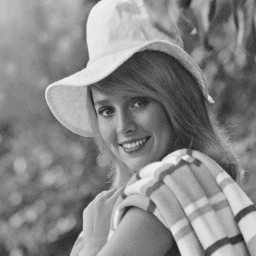
#> input picture images/elaine.png, 256 x 256 px
$ python pca_script.py
#> lines starting #> are read from the running program, lines starting #| are printed output that depends on the picture; long printed decimals are rounded
### utils.py
import matplotlib.pyplot as plt
import numpy as np
from PIL import Image

def load_image(image_path):
#> called with image_path = 'images/elaine.png'
    image = Image.open(image_path).convert('L')
#> image is the input picture: PIL image 256x256 L; min 22, max 242, mean 136.4
#| Image shape: (256, 256)
#| Image dtype: float32
#| Image size: 65536
#| Image min: 0.08627
#| Image max: 0.949
#| Image mean: 0.5347
#| Image std: 0.1788
    return np.array(image)


def blockify(image, h, w):
#> called with h = 8, w = 8
    H, W = image.shape[:2]
#> H = 256; W = 256
    assert H % h == 0 and W % w == 0, "Image dimensions must be divisible by block size"

    num_blocks_y = H // h
#> num_blocks_y = 32
    num_blocks_x = W // w
#> num_blocks_x = 32

    # reshape and swap axes to extract blocks
    blocks = image.reshape(num_blocks_y, h, num_blocks_x, w).swapaxes(1, 2)

    return blocks


def mean_center(X):
    mean_vector = np.mean(X, axis=0)  # shape (64,)
    centered_X = X - mean_vector
    return centered_X, mean_vector


# [102 lines left out: functions visualize_components, encode_blocks, show_original_vs_reconstructed, check_component_properties, reconstruct_image, reconstruct_blocks, not called in this run]

def reshape_blocks(flat_blocks):
    # reshape from (1024, 64) to (32, 32, 8, 8)
    return flat_blocks.reshape(32, 32, 8, 8)


def blocks_to_image(blocks_4d):
    # from (32, 32, 8, 8) to (256, 256)
    return blocks_4d.transpose(0, 2, 1, 3).reshape(256, 256)


# [67 lines left out: functions plot_pca_eigenvalues, visualize_component_coefficients, reconstruct_with_first_k_components, not called in this run]

### GHA.py
import numpy as np

class GHA:
    def __init__(self, input_dim, num_components):
        self.m = input_dim
        self.l = num_components
        self.W = np.random.randn(self.l, self.m) * 0.01
        self.W -= np.mean(self.W, axis=1, keepdims=True)

    # [21 lines left out: function train_parallel, not called in this run]


    def train_sequential(self, X, epochs_per_component=100, lr_s=0.001, lr_f=0.0001):
        components = []
        residual = X.copy()

        for i in range(self.l):
            if i % 2 == 0:
                print(f"- Sequential training: component {i+1}/{self.l}")


            gha_1 = GHA(input_dim=self.m, num_components=1)
            gha_1._train_one_component(residual, epochs_per_component, lr_s, lr_f)
            w = gha_1.get_components()[0]
            components.append(w)

            # deflation
            projections = residual @ w
            residual -= np.outer(projections, w)

        self.W = np.vstack(components)
        self.W /= np.linalg.norm(self.W, axis=1, keepdims=True)

    def _train_one_component(self, X, epochs=100, lr_s=0.001, lr_f=0.0001):
        for epoch in range(epochs):

            if epoch % 100 == 0:
                print(f"- Epoch {epoch}/{epochs}")

            np.random.shuffle(X)

            lr = lr_s * ((lr_f / lr_s) ** (epoch / epochs-1))

            for x in X:
                x = x.reshape(-1, 1)
                y = self.W @ x
                delta_W = lr * y * (x.T - y * self.W)
                self.W += delta_W

            if np.any(np.isnan(self.W)):
                print(f"NaNs detected at epoch {epoch}, stopping.")
                break


    def get_components(self):
        return self.W.copy()

### pca_script.py
# %%
import numpy as np
import matplotlib.pyplot as plt
from GHA import GHA
from utils import *
np.random.seed(24)

# %%
image = load_image('images/elaine.png')
image = image.astype(np.float32) / 255.0

print("Image shape:", image.shape)
print("Image dtype:", image.dtype)
print("Image size:", image.size)
print("Image min:", image.min())
print("Image max:", image.max())
print("Image mean:", image.mean())
print("Image std:", image.std())

plt.imshow(image, cmap='gray')
plt.title(f'Original image')
plt.axis('off')
plt.show()

# %%
blocks = blockify(image, 8, 8)
flattened_blocks = blocks.reshape(-1, 8*8)
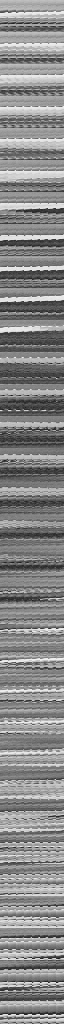
#> flattened_blocks: shape (1024, 64) float32; min 0.0863, max 0.949, mean 0.535
print("Flattened blocks shape:", flattened_blocks.shape)
#| Flattened blocks shape: (1024, 64)
centered_blocks, mean_vector = mean_center(flattened_blocks)
#> in mean_center, `mean_vector = np.mean(X, axis=0)`: mean_vector = 64 values, max 0.54 at index 0, min 0.53 at index 37, mean 0.535
#std = np.std(flattened_blocks, axis=0)
#print("std vector shape:", std.shape)
print("mean vector shape:", mean_vector.shape)
#| mean vector shape: (64,)
#centered_blocks /= std
#centered_blocks

# %%
ks = (8,)
models = dict()

for k in ks:
    print(f"Number of components: {k}")

    gha = GHA(input_dim=64, num_components=k)
    if k > 16:
        print("Training in parallel mode")
        gha.train_parallel(centered_blocks, epochs=8000, lr_s=0.001, lr_f=0.0001)
    else:
        print("Training in sequential mode")
#> (the run stopped early here; a loop or call above may not have finished)
